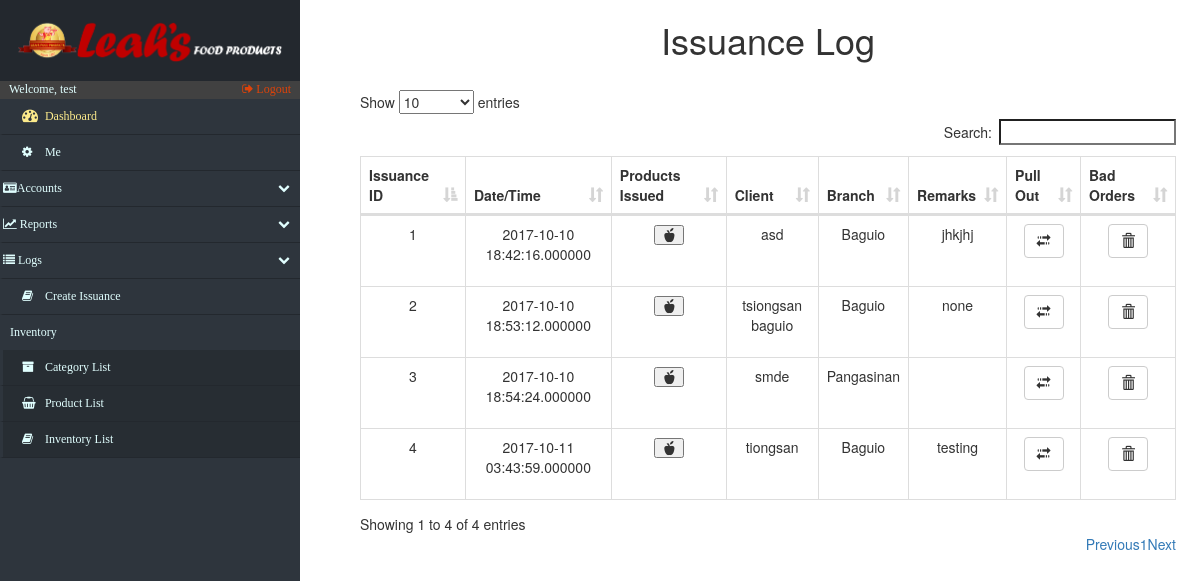
The app's page /log_Issuance.php (signed in) with its own data.
### tables this page shows
CREATE TABLE `issuance` (
  `issue_id` int(15) NOT NULL,
  `issue_date_time` datetime(6) NOT NULL,
  `issue_account` int(12) DEFAULT NULL,
  `issue_type` varchar(45) NOT NULL,
  `remarks` varchar(45) DEFAULT NULL,
  `other_clients` varchar(45) DEFAULT NULL,
  `penthouse_clients` varchar(45) DEFAULT NULL,
  `client_id` varchar(45) DEFAULT NULL
);

CREATE TABLE `clients` (
  `c_id` int(15) NOT NULL,
  `c_name` varchar(20) NOT NULL,
  `c_address` varchar(20) NOT NULL,
  `c_location` varchar(50) DEFAULT NULL
);

### log_Issuance.php (the view, shortened to what this page needs)
<!DOCTYPE html>
<html lang="en">
<head>
    <?php include('fragments/config.php') ?>
    <link rel="stylesheet" href="https://maxcdn.bootstrapcdn.com/bootstrap/3.3.7/css/bootstrap.min.css">
    <link href="src/css/datatables.css" rel="stylesheet">
    <link href="//maxcdn.bootstrapcdn.com/font-awesome/4.2.0/css/font-awesome.min.css" rel="stylesheet">
    <link href="src/css/sidebar.css" rel="stylesheet">
    <link href="src/css/custom.css" rel="stylesheet">
</head>
<body>
    <div class="nav-side-menu">
        <div class="brand">
            <div class="brandtext"></div>
        </div>
        <div class="user_info">
            <span>Welcome, <?php
                echo $_SESSION['username'];
                ?>
            </span>
            <a href="fragments/logout.php">
                <i class="fa fa-sign-out" aria-hidden="true"></i> Logout
            </a>
        </div>
        <div class="menu-list">
            <ul id="menu-content" class="menu-content collapse out">
                <li>
                    <a id="dashboard_txt" href="index.php">
                        <i class="fa fa-dashboard fa-lg"></i> Dashboard
                    </a>
                </li>
                 <li><a href="settings.php"><i class="fa fa-cog"></i> Me</a></li>
                <li data-toggle="collapse" data-target="#accounts" class="collapsed">
                    <i class="fa fa-id-card" aria-hidden="true"></i>Accounts <span class="arrow"></span>
                </li>
                <li data-toggle="collapse" data-target="#reports" class="collapsed">
                    <i class="fa fa-line-chart" aria-hidden="true"></i> Reports <span class="arrow"></span>
                </li>
                <li data-toggle="collapse" data-target="#issue" class="collapsed">
                    <i class="fa fa-list" aria-hidden="true"></i> Logs <span class="arrow"></span>
                </li>
                <li>
                    <a href="issuance.php">
                        <i class="fa fa-book"></i> Create Issuance
                    </a>
                </li>
                <div class="sub-menu_nct">
                    <span class="sub-menu">Inventory
                    </span>
                </div>
                <li class="sub-menu_nc">
                    <a class="sub-menu_nc" href="categories.php">
                        <i class="fa fa-archive"> </i> Category List
                    </a>
                </li>
                <li class="sub-menu_nc">
                    <a class="sub-menu_nc" href="products.php">
                        <i class="fa fa-shopping-basket"> </i> Product List
                    </a>
                </li>
                <li class="sub-menu_nc">
                    <a href="inventory.php">
                        <i class="fa fa-book"> </i> Inventory List
                    </a>
                </li>
            </ul>
        </div>
    </div>
    <div id="page-content-wrapper">
        <div class="containers">
            <table class="table table-striped table-bordered">
                <h1 align="center">Issuance Log</h1>
            </table>
            <?php
                            $retrieve = ("SELECT * FROM issuance INNER JOIN clients ON issuance.client_id = clients.c_id;");
                            $results = mysqli_query($db, $retrieve);
                        ?>
                <table id="datatables" class="table table-hover table-bordered dataTable" cellspacing="0" width="100%" role="grid" aria-describedby="myTable_info" style="width: 100%;">
                    <thead>
                        <tr>
                            <th>Issuance ID</th>
                            <th>Date/Time</th>
                            <th>Products Issued</th>
                            <th>Client</th>
                            <th>Branch</th>
                            <th>Remarks</th>
                            <th>Pull Out</th>
                            <th>Bad Orders</th>
                        </tr>
                    </thead>
                    <tbody>
                        <?php
                            foreach ($results as $data):
                        ?>
                            <tr>
                                <td data-title="Issuance ID">
                                    <?php
                                    $IsID =  $data["issue_id"];
                                    echo $IsID;
                                    ?>
                                </td>
                                <td data-title="Date/Time">
                                    <?php echo $data["issue_date_time"]; ?>
                                </td>
                                <td data-title="Products Issued">
                                        <table class="table table-striped table-bordered">
                                            <button type="button" class="glyphicon glyphicon-apple" data-toggle="modal" aria-hidden="true" data-target="#<?php echo $IsID ?>"></button>
                                        </table>
                                </td>
                                <td data-title="Client">
                                    <?php echo $data["c_name"]; ?>
                                </td>
                                <td data-title="Branch">
                                    <?php
                                        $passBranch = $data["c_location"];
                                        echo $passBranch;
                                    ?>
                                </td>
                                <td data-title="Remarks">
                                    <?php echo $data["remarks"]; ?>
                                </td>
                                <td data-title="Pull Out">
                                        <table class="table table-striped table-bordered">
                                            <a href="issuance_Returns.php?IsID=<?php echo $IsID; ?>&Branch=<?php echo $passBranch; ?>">
                                                <button type="button" class="btn btn-default">
                                                <span class="glyphicon glyphicon-transfer" aria-hidden="true"></span>
                                                </button>
                                            </a>
                                        </table>
                                </td>
                                <td data-title="Bad Orders">
                                        <table class="table table-striped table-bordered">
                                            <a href="issuance_BadOrder.php?IsID=<?php echo $IsID; ?>&Branch=<?php echo $passBranch; ?>">
                                                <button type="button" class="btn btn-default">
                                                <span class="glyphicon glyphicon-trash" aria-hidden="true"></span>
                                                </button>
                                            </a>
                                        </table>
                                </td>
                            </tr>
                <?php
                    endforeach;
                ?>
                    </tbody>
                </table>
        </div>
    </div>
</body>
</html>

### src/css/datatables.css (style rules this page uses)
table.dataTable { clear: both; width: auto; text-align: center; margin-top: 6px !important; margin-bottom: 6px !important; max-width: none !important; border-collapse: separate !important }
table.dataTable td, table.dataTable th { -webkit-box-sizing: content-box; box-sizing: content-box }
table.dataTable thead>tr>th.sorting_asc, table.dataTable thead>tr>th.sorting_desc, table.dataTable thead>tr>th.sorting, table.dataTable thead>tr>td.sorting_asc, table.dataTable thead>tr>td.sorting_desc, table.dataTable thead>tr>td.sorting { padding-right: 30px }
table.dataTable thead .sorting, table.dataTable thead .sorting_asc, table.dataTable thead .sorting_desc, table.dataTable thead .sorting_asc_disabled, table.dataTable thead .sorting_desc_disabled { cursor: pointer; position: relative }
table.dataTable thead .sorting:after, table.dataTable thead .sorting_asc:after, table.dataTable thead .sorting_desc:after, table.dataTable thead .sorting_asc_disabled:after, table.dataTable thead .sorting_desc_disabled:after { position: absolute; bottom: 8px; right: 8px; display: block; font-family: 'Glyphicons Halflings'; opacity: 0.5 }
table.dataTable thead .sorting:after { opacity: 0.2; content: "\e150" }
table.dataTable thead .sorting_asc:after { content: "\e155" }
table.table-bordered.dataTable th, table.table-bordered.dataTable td { border-left-width: 0 }
table.table-bordered.dataTable th:last-child, table.table-bordered.dataTable th:last-child, table.table-bordered.dataTable td:last-child, table.table-bordered.dataTable td:last-child { border-right-width: 0 }
table.table-bordered.dataTable tbody th, table.table-bordered.dataTable tbody td { border-bottom-width: 0 }

### src/css/sidebar.css (style rules this page uses)
.nav-side-menu { overflow: hidden; font-family: verdana; font-size: 12px; font-weight: 200; background-color: #2e353d; position: fixed; top: 0px; width: 300px; height: 100%; color: #e1ffff; }
.nav-side-menu .brand { background-color: #23282e; line-height: 50px; display: block; text-align: center; font-size: 14px; }
.nav-side-menu ul, .nav-side-menu li { list-style: none; padding: 0px; margin: 0px; line-height: 35px; cursor: pointer; }
.nav-side-menu li { padding-left: 0px; border-left: 3px solid #2e353d; border-bottom: 1px solid #23282e; }
.nav-side-menu li a { text-decoration: none; color: #e1ffff; }
.nav-side-menu li a i { padding-left: 10px; width: 20px; padding-right: 20px; }
@media (min-width: 800px) { .nav-side-menu .menu-list .menu-content { display: block; } }
body { margin: 0px; padding: 0px; }
#dashboard_txt { color: #fcea8b; }
.sub-menu_nc { background-color: #272d33; }
.sub-menu_nct { padding-left: 10px; }
.nav-side-menu .brand .brandtext { padding: 4%; content: url(../img/LeahsTextAlter.PNG); width: 100%; text-align: center; }
.user_info { background-color: #414141; }
.user_info a { float: right; padding-right: 3%; color: #dd430a; }
.user_info span { padding-left: 3% }
.sub-menu_nc a { display: block; }
.menu-content > li a { display: inline-block; width: 100%; }
#menu-content li a { padding-left: 3%; }

### src/css/custom.css (style rules this page uses)
.containers { padding: 0px; margin: 0px; float: right; width: 79%; padding-right: 5%; }
@media (max-width: 1600px) { .containers { width: 75%; padding-right: 4%; } }
@media (max-width: 1400px) { .containers { width: 73%; padding-right 3%;: } }
@media (max-width: 1260px) { .containers { width: 70%; padding-right: 2%; } }

### records on screen
issuance: issue_id "1", issue_date_time "2017-10-10 18:42:16.000000", client.c_name "asd", client.c_location "Baguio", remarks "jhkjhj"
issuance: issue_id "2", issue_date_time "2017-10-10 18:53:12.000000", client.c_name "tsiongsan baguio", client.c_location "Baguio", remarks "none"
issuance: issue_id "3", issue_date_time "2017-10-10 18:54:24.000000", client.c_name "smde", client.c_location "Pangasinan"
issuance: issue_id "4", issue_date_time "2017-10-11 03:43:59.000000", client.c_name "tiongsan", client.c_location "Baguio", remarks "testing"

### other values on screen
$_SESSION['username'] "test"
